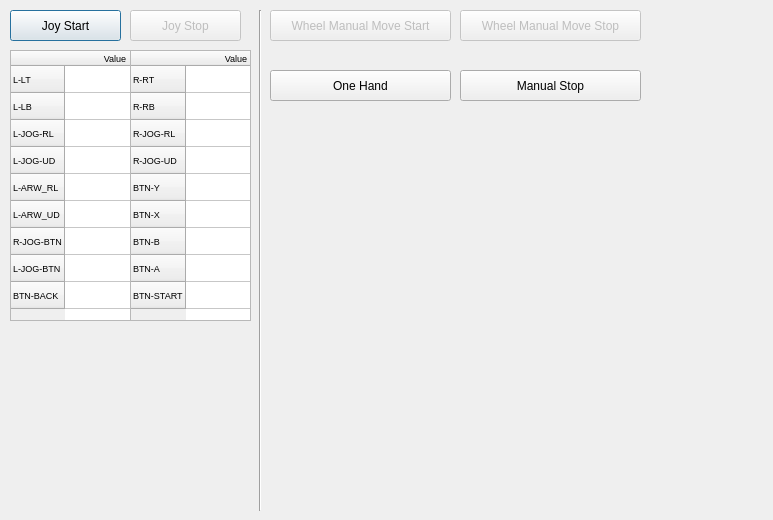
<?xml version="1.0" encoding="UTF-8"?>
<ui version="4.0">
 <class>JoyStickDialog</class>
 <widget class="QDialog" name="JoyStickDialog">
  <property name="geometry">
   <rect>
    <x>0</x>
    <y>0</y>
    <width>773</width>
    <height>520</height>
   </rect>
  </property>
  <property name="windowTitle">
   <string>Dialog</string>
  </property>
  <widget class="QPushButton" name="JOY_BTN_START">
   <property name="geometry">
    <rect>
     <x>10</x>
     <y>10</y>
     <width>111</width>
     <height>31</height>
    </rect>
   </property>
   <property name="text">
    <string>Joy Start</string>
   </property>
  </widget>
  <widget class="QPushButton" name="JOY_BTN_STOP">
   <property name="enabled">
    <bool>false</bool>
   </property>
   <property name="geometry">
    <rect>
     <x>130</x>
     <y>10</y>
     <width>111</width>
     <height>31</height>
    </rect>
   </property>
   <property name="text">
    <string>Joy Stop</string>
   </property>
  </widget>
  <widget class="QTableWidget" name="JOY_TABLE_INFO_LEFT">
   <property name="geometry">
    <rect>
     <x>10</x>
     <y>50</y>
     <width>121</width>
     <height>271</height>
    </rect>
   </property>
   <property name="font">
    <font>
     <pointsize>7</pointsize>
    </font>
   </property>
   <attribute name="horizontalHeaderMinimumSectionSize">
    <number>8</number>
   </attribute>
   <attribute name="verticalHeaderDefaultSectionSize">
    <number>27</number>
   </attribute>
   <attribute name="verticalHeaderMinimumSectionSize">
    <number>10</number>
   </attribute>
   <row>
    <property name="text">
     <string>L-LT</string>
    </property>
   </row>
   <row>
    <property name="text">
     <string>L-LB</string>
    </property>
   </row>
   <row>
    <property name="text">
     <string>L-JOG-RL</string>
    </property>
   </row>
   <row>
    <property name="text">
     <string>L-JOG-UD</string>
    </property>
   </row>
   <row>
    <property name="text">
     <string>L-ARW_RL</string>
    </property>
   </row>
   <row>
    <property name="text">
     <string>L-ARW_UD</string>
    </property>
   </row>
   <row>
    <property name="text">
     <string>R-JOG-BTN</string>
    </property>
   </row>
   <row>
    <property name="text">
     <string>L-JOG-BTN</string>
    </property>
   </row>
   <row>
    <property name="text">
     <string>BTN-BACK</string>
    </property>
   </row>
   <column>
    <property name="text">
     <string>Value</string>
    </property>
   </column>
  </widget>
  <widget class="QTableWidget" name="JOY_TABLE_INFO_RIGHT">
   <property name="geometry">
    <rect>
     <x>130</x>
     <y>50</y>
     <width>121</width>
     <height>271</height>
    </rect>
   </property>
   <property name="font">
    <font>
     <pointsize>7</pointsize>
    </font>
   </property>
   <attribute name="horizontalHeaderMinimumSectionSize">
    <number>8</number>
   </attribute>
   <attribute name="verticalHeaderDefaultSectionSize">
    <number>27</number>
   </attribute>
   <attribute name="verticalHeaderMinimumSectionSize">
    <number>10</number>
   </attribute>
   <row>
    <property name="text">
     <string>R-RT</string>
    </property>
   </row>
   <row>
    <property name="text">
     <string>R-RB</string>
    </property>
   </row>
   <row>
    <property name="text">
     <string>R-JOG-RL</string>
    </property>
   </row>
   <row>
    <property name="text">
     <string>R-JOG-UD</string>
    </property>
   </row>
   <row>
    <property name="text">
     <string>BTN-Y</string>
    </property>
   </row>
   <row>
    <property name="text">
     <string>BTN-X</string>
    </property>
   </row>
   <row>
    <property name="text">
     <string>BTN-B</string>
    </property>
   </row>
   <row>
    <property name="text">
     <string>BTN-A</string>
    </property>
   </row>
   <row>
    <property name="text">
     <string>BTN-START</string>
    </property>
   </row>
   <column>
    <property name="text">
     <string>Value</string>
    </property>
   </column>
  </widget>
  <widget class="QPushButton" name="JOY_TAB_WHEELSTART">
   <property name="enabled">
    <bool>false</bool>
   </property>
   <property name="geometry">
    <rect>
     <x>270</x>
     <y>10</y>
     <width>181</width>
     <height>31</height>
    </rect>
   </property>
   <property name="text">
    <string>Wheel Manual Move Start</string>
   </property>
  </widget>
  <widget class="QPushButton" name="JOY_TAB_WHEELSTOP">
   <property name="enabled">
    <bool>false</bool>
   </property>
   <property name="geometry">
    <rect>
     <x>460</x>
     <y>10</y>
     <width>181</width>
     <height>31</height>
    </rect>
   </property>
   <property name="text">
    <string>Wheel Manual Move Stop</string>
   </property>
  </widget>
  <widget class="QPushButton" name="MANUAL_BTN_START">
   <property name="enabled">
    <bool>true</bool>
   </property>
   <property name="geometry">
    <rect>
     <x>270</x>
     <y>70</y>
     <width>181</width>
     <height>31</height>
    </rect>
   </property>
   <property name="text">
    <string>One Hand</string>
   </property>
  </widget>
  <widget class="QPushButton" name="MANUAL_BTN_STOP">
   <property name="enabled">
    <bool>true</bool>
   </property>
   <property name="geometry">
    <rect>
     <x>460</x>
     <y>70</y>
     <width>181</width>
     <height>31</height>
    </rect>
   </property>
   <property name="text">
    <string>Manual Stop</string>
   </property>
  </widget>
  <widget class="Line" name="line">
   <property name="geometry">
    <rect>
     <x>250</x>
     <y>10</y>
     <width>20</width>
     <height>501</height>
    </rect>
   </property>
   <property name="orientation">
    <enum>Qt::Vertical</enum>
   </property>
  </widget>
 </widget>
 <resources/>
 <connections/>
</ui>
